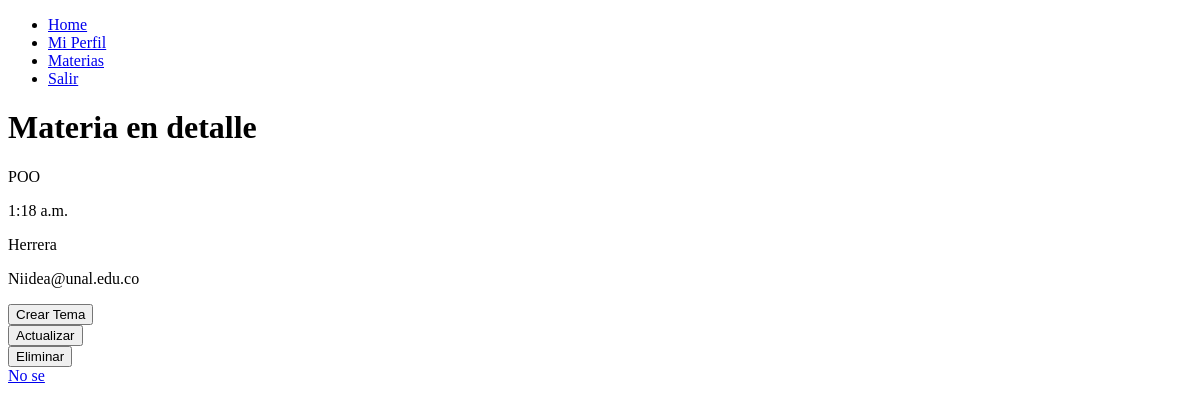
Page /materia_detail/14 (signed in) on the earlier database version.
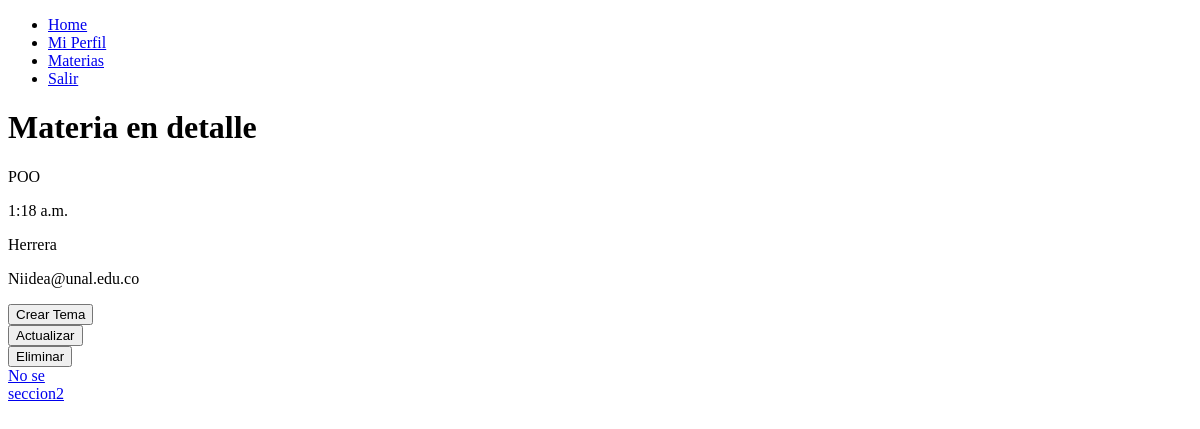
Same page on the later database version.
### MAIN/models.py (models this page shows, shortened)
class Seccion(models.Model):
    user = models.ForeignKey(User, on_delete = models.CASCADE, null = True)
    name = models.CharField(max_length = 30, blank = False)
    materia = models.ForeignKey(Materia, on_delete = models.CASCADE)

### MAIN/views.py (the view)
# urls.py: path('materia_detail/<int:materia_id>',views.materia_detail, name = 'materia_detail'),
@login_required
def materia_detail(request, materia_id):
        materia = get_object_or_404(Materia, pk=materia_id,user=request.user)
        form=newMateria(instance=materia)
        seccion = list(Seccion.objects.filter(user= request.user, materia=materia_id))
        return render(request, 'materia_detail.html', {
            'materia' : materia,
            'form':form,
            'seccions' : seccion
        })

### MAIN/Templates/materia_detail.html (shortened to what this page needs)
{% extends 'navegacion.html' %}
{% block content %}
<h1> Materia en detalle </h1>
<p> {{materia.name}} </p>
<p> {{materia.hora}} </p>
<p> {{materia.profesor}} </p>
<p> {{materia.profesor_email}} </p>
<form action = {% url 'crearSeccion' materia.id %}>
    <button>
        Crear Tema
    </button>
</form>
<form action = {% url 'cambiarMateria' materia.id %}>
    <button>
        Actualizar
    </button>
</form>
<form action = {% url 'eliminarMateria' materia.id %} , method="POST">
    <button>
        Eliminar
    </button>
</form>
<div>
    <a href={% url 'crearSeccion' materia.id %}>
        {% for seccion in seccions %}
    <div>
        <a href={% url 'seccion_detail' seccion.id %}>
            {{seccion.name}}
        </a>
    </div>
</div>
{% endfor %}
{% endblock %}

Differences in the rows shown:
added Seccion: name "seccion2"
